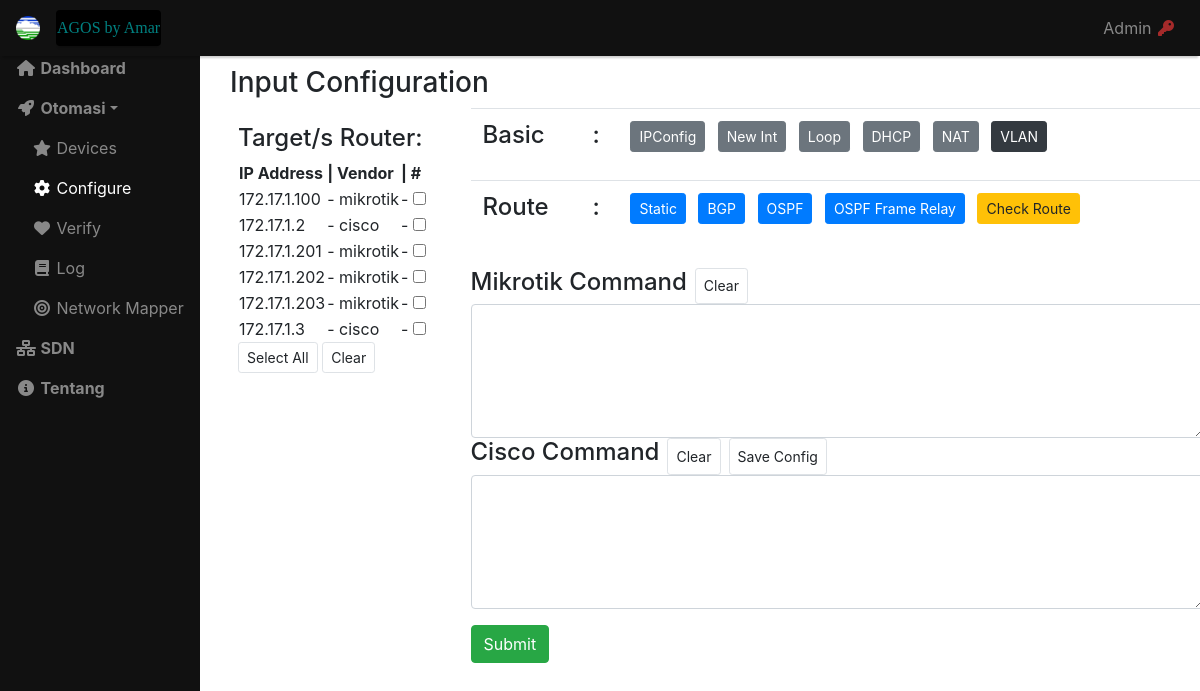
The app's page /config/, older data.
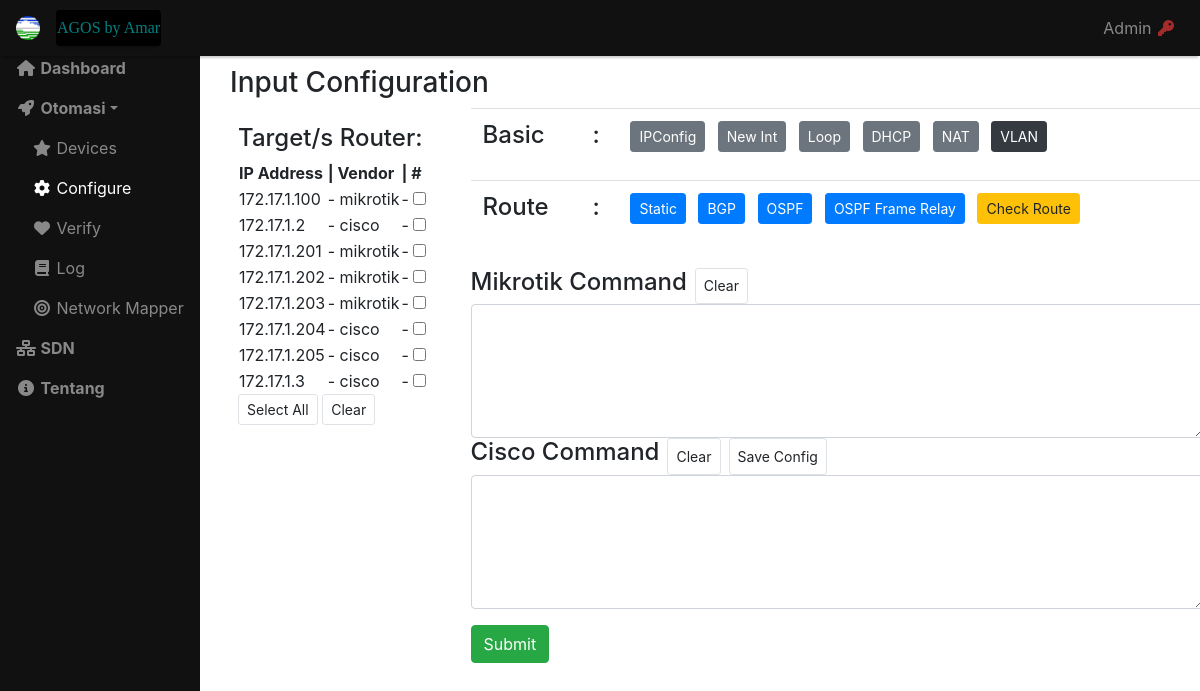
The same page, newer data.
### tomatis/models.py (models this page shows, shortened)
class Device(models.Model):
	ip_address = models.CharField(max_length=255, unique=True)
	hostname = models.CharField(max_length=255)
	username = models.CharField(max_length=255)
	password = models.CharField(max_length=255)
	ssh_port = models.IntegerField(default=22)
	VENDOR_CHOICES = {
		('mikrotik', 'Mikrotik'),
		('cisco','Cisco'),
	}
	vendor = models.CharField(max_length=255, choices=VENDOR_CHOICES)

### tomatis/views.py (the view)
# urls.py: path('config/',views.config, name='config'),
def config(request):
	if request.method == "POST":
		selected_device_id = request.POST.getlist('device')
		mikrotik_command = request.POST['mikrotik_command'].splitlines()
		cisco_command = request.POST['cisco_command'].splitlines()
		for x in selected_device_id:
			try:
				dev = get_object_or_404(Device, pk=x)
				ssh_client = paramiko.SSHClient()
				ssh_client.set_missing_host_key_policy(paramiko.AutoAddPolicy())
				ssh_client.connect(hostname=dev.ip_address,username=dev.username,password=dev.password,allow_agent=False,look_for_keys=False)
				if dev.vendor.lower() == 'cisco':
					conn = ssh_client.invoke_shell()
					conn.send("conf t\n")
					for cmd in cisco_command:
						conn.send(cmd + "\n")
						time.sleep(1)
				else:
					for cmd in mikrotik_command:
						ssh_client.exec_command(cmd)
				log = Log(target=dev.ip_address,action="Config", status="Success", time=datetime.now(), messages="No Error")
				log.save()
			except Exception as e:
				log = Log(target=dev.ip_address,action="Config", status="Error", time=datetime.now(), messages=e)
				log.save()
		return redirect('/')
	else:
		devices = Device.objects.order_by('ip_address')
		context = {
			'devices' : devices,
			'mode' : 'Input Configuration',
		}
	return render(request ,'config.html', context)

### templates/config.html (shortened to what this page needs)
{% extends 'main_template.html' %}
{% load django_bootstrap_breadcrumbs %}
{% block content %}
  <h3>{{mode}}</h3>
    <form name="form_config" method="POST">
        <div class="row">
	        <div class="col-sm-3 ml-2">
	        <h4 class="mt-3">Target/s Router:</h4>
	        <table class="">
	        <tr>
            <th>IP Address</th>
            <th> | Vendor </th>
            <th>  | #</th>
        	</tr>
	        {% for device in devices %}
	        	<tr>
                <td>{{device.ip_address}}</td>
                <td> - {{device.vendor}}</td>
                <td> - <input type="checkbox" name="device" value="{{ device.id }}"></td>
           		</tr>
	        {% endfor %}
	        </table>
	        <button type="button" class="btn btn-sm border" onclick="toggle(this)">Select All</button>
     		<button type="button" class="btn btn-sm border" onclick="deselect_all()">Clear</button>
	        </div>
	        <div class="col-sm">
	        	<div class="row">
	        		<table class="table" width="100%">
	        		<tr>
	        			<td><h4>Basic</h4></td>
	        			<td><h4>:</h4></td>
	        		<td>
	        		<button type="button" class="btn btn-sm btn-secondary mb-3 mr-2" onclick="verify_interface()">IPConfig</button>
	        		<button type="button" class="btn btn-sm btn-secondary mb-3 mr-2" onclick="new_interface()">New Int</button>
	        		<button type="button" class="btn btn-sm btn-secondary mb-3 mr-2" onclick="loopback_interface()">Loop</button>
	        		<button type="button" class="btn btn-sm btn-secondary mb-3 mr-2" onclick="dhcp_interface()">DHCP</button>
	        		<button type="button" class="btn btn-sm btn-secondary mb-3 mr-2" onclick="nat_interface()">NAT</button>
	        		<button type="button" class="btn btn-sm btn-dark mb-3 mr-2" onclick="vlan()">VLAN</button>
	       			</td></tr>
        			<tr><td><h4>Route</h4></td><td><h4>:</h4></td>
	        		<td>
        			<button type="button" class="btn btn-sm btn-primary mb-3 mr-2" onclick="route_static()">Static</button>
	        		<button type="button" class="btn btn-sm btn-primary mb-3 mr-2" onclick="route_BGP()">BGP</button>
	        		<button type="button" class="btn btn-sm btn-primary mb-3 mr-2" onclick="route_OSPF()">OSPF</button>
	        		<button type="button" class="btn btn-sm btn-primary mb-3 mr-2" onclick="route_OSPF_FR()">OSPF Frame Relay</button>
	        		<button type="button" class="btn btn-sm btn-warning mb-3 mr-2" onclick="route_check()">Check Route</button>
	           		</td></tr>
	        	</table></div>
        		<div class="row">
        	<h4 class="">Mikrotik Command</h4><button type="button" class="btn btn-sm border ml-2" onclick="clearm()">Clear</button>
       		 <textarea class="form-control" rows="5" name="mikrotik_command"></textarea>
        	<h4 class="">Cisco Command</h4><button type="button" class="btn btn-sm border ml-2" onclick="clearc()">Clear</button><button type="button" class="btn btn-sm border ml-2" onclick="cisco_save()">Save Config</button>
        	<textarea class="form-control" rows="5" name="cisco_command"></textarea>
        	<button type="submit" class="mt-3 btn btn-success">Submit</button>
        	</div>
		</div>
	</div>
    </form>
{% endblock %}

Row changes from the older to the newer data that the page shows:
added Device: ip_address "172.17.1.204", vendor "cisco"
added Device: ip_address "172.17.1.205", vendor "cisco"
